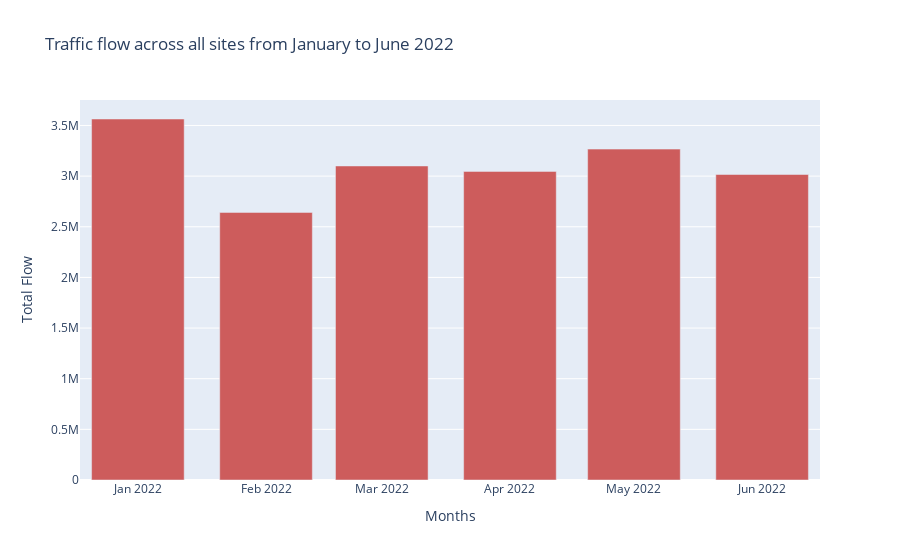

The code cell stored with this chart in its notebook:
### Code cell
month_fig = go.Figure(data=go.Bar(x=monthly_flow['year_month'].astype(dtype=str), 
                        y=monthly_flow['flow'],
                        marker_color='indianred'))
month_fig.update_layout({"title": 'Traffic flow across all sites from January to June 2022',
                   "xaxis": {"title":"Months"},
                   "yaxis": {"title":"Total Flow"},
                   "showlegend": False})
month_fig.show()

### Figure 1 — Plotly figure (JSON) as saved in the notebook; plotly's stock layout.template omitted (floating-point values rounded to 4 significant figures)
{"data": [{"marker": {"color": "indianred"}, "type": "bar", "x": ["2022-01", "2022-02", "2022-03", "2022-04", "2022-05", "2022-06"], "y": [3563819, 2641741, 3099993, 3046575, 3266543, 3015927]}], "layout": {"showlegend": false, "title": {"text": "Traffic flow across all sites from January to June 2022"}, "xaxis": {"title": {"text": "Months"}}, "yaxis": {"title": {"text": "Total Flow"}}}}
